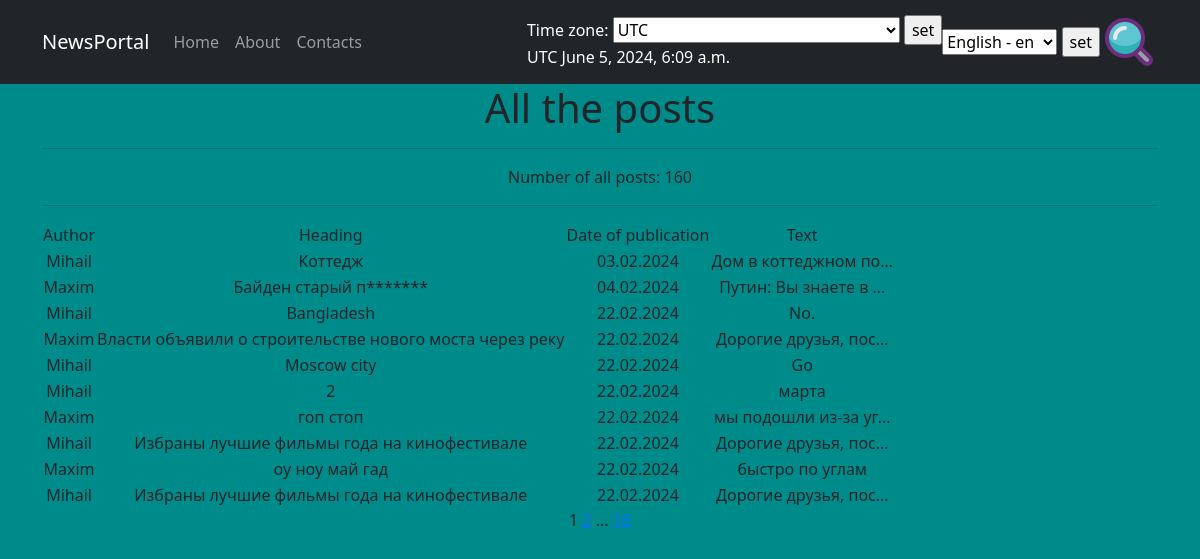
/posts/, run on an earlier commit of the app's database.
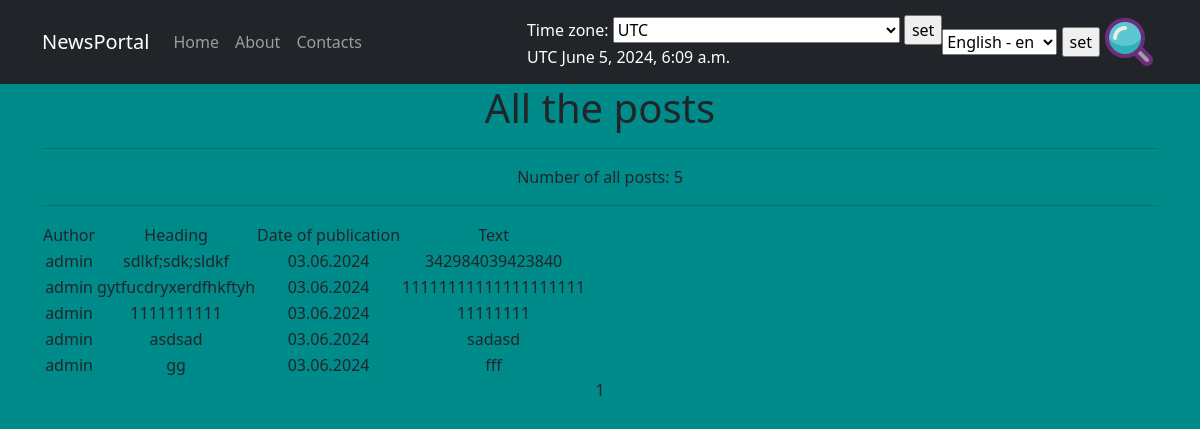
And on a later commit of the database.
### news/models.py (models this page shows, shortened)
class Post(models.Model):
    article = 'AR'
    news = 'NW'
    CHOICES = [
        (article, 'Статья'),
        (news, 'Новость'),
    ]
    date_time = models.DateTimeField(auto_now_add=True)
    author = models.ForeignKey(Author, on_delete=models.CASCADE)
    post_type = models.CharField(choices=CHOICES, default=article, max_length=2)
    category = models.ManyToManyField(Category, through='PostCategory')
    title = models.CharField(max_length=120)
    text = models.TextField()
    rating = models.IntegerField(default=0)

class Author(models.Model):
    user = models.OneToOneField(User, on_delete=models.CASCADE)
    rating = models.IntegerField(default=0)
    def __str__(self):
        return self.user.username

### news/views.py (the view)
# urls.py: path('', cache_page(60)(views.PostListView.as_view()), name='posts_list'),
class PostListView(ViewTimeZone, ListView):
    model = Post
    ordering = 'date_time'
    template_name = 'news.html'
    context_object_name = 'posts'
    paginate_by = 10

### news/templatetags/custom_filters.py (called while the page is built)
@register.filter()
def censor(text):
    if text != None:
        words = text.split(' ')
        list_text = []
        for word in words:
            if word.lower() in BLOCKED_WORDS:
                postfix = word[:1] + '*' * (len(word) - 1)
                list_text.append(postfix)
            else:
                list_text.append(word)
        return ' '.join(list_text)

### news/templatetags/custom_tags.py (called while the page is built)
@register.simple_tag(takes_context=True)
def url_replace(context, **kwargs):
    current_param = context['request'].GET.copy()
    for k, v in kwargs.items():
        current_param[k] = v
    return current_param.urlencode()

### news/views.py (called while the page is built)
    def get_context_data(self, **kwargs):
        context = super().get_context_data(**kwargs)
        context['model'] = self.model.objects.all()
        context['current_time'] = timezone.localtime(timezone.now())
        context['timezones'] = pytz.common_timezones
        return context

### templates/news.html (shortened to what this page needs)
{% extends 'default.html' %}
{% load custom_filters %}
{% load custom_tags %}
{% load i18n %}
{% block content %}
    <h1>{% trans 'All the posts' %}</h1>
    <hr>
    <p>{% trans 'Number of all posts' %}: {{ paginator.count }}</p>
    <hr>
    {% if posts %}
        <table>
            <tr>
                <td>{% trans 'Author' %}</td>
                <td>{% trans 'Heading' %}</td>
                <td>{% trans 'Date of publication' %}</td>
                <td>{% trans 'Text' %}</td>
            </tr>
            {% for post in posts %}
                <tr>
                    <td>{{ post.author }}</td>
                    <td>{{ post.title|censor }}</td>
                    <td>{{ post.date_time|date:"d.m.Y" }}</td>
                    <td>{{ post.text|truncatechars:20|censor }}</td>
                <td>
                    </td>
            </tr>
        {% endfor %}
        </table>
    {% else %}
        <h2>{% trans 'There are no posts' %}</h2>
    {% endif %}
    {{ page_obj.number }}
    {% if page_obj.has_next %}
        <a href="?{% url_replace page=page_obj.next_page_number %}">{{ page_obj.next_page_number }}</a>
        {% if paginator.num_pages != page_obj.next_page_number %}
            ...
            <a href="?{% url_replace page=page_obj.paginator.num_pages %}">{{ page_obj.paginator.num_pages }}</a>
        {% endif %}
    {% endif %}
{% endblock content %}

### templates/default.html (shortened to what this page needs)
{% load static %}
{% load i18n %}
{% load tz %}
<!DOCTYPE html>
<html lang="en">
    <head>
        <link rel="stylesheet" href='{% static "css/styles.css" %}' />
    </head>
    <body>
    <nav class="navbar navbar-expand-lg navbar-dark bg-dark static-top">
   <div class="container">
       <a class="navbar-brand" href="http://127.0.0.1:8000/posts">{% trans 'NewsPortal' %}</a>
       <div class="collapse navbar-collapse" id="navbarResponsive">
           <ul class="navbar-nav ml-auto">
               <li class="nav-item active">
                   <a class="nav-link" href="#">{% trans 'Home' %}
                   </a>
               </li>
               <li class="nav-item">
                   <a class="nav-link" href="/about/">{% trans 'About' %}</a>
               </li>
               <li class="nav-item">
                   <a class="nav-link" href="/contacts/">{% trans 'Contacts' %}</a>
               </li>
           </ul>
       </div>
       <div>
           {% get_current_timezone as TIME_ZONE %}
           <form action="" method="POST">
               <label for="timezone" style="color: white">Time zone:</label>
               <select name="timezone">
                    {% for tz in timezones %}
                        <option value="{{ tz }}"{% if tz == TIME_ZONE %} selected {% endif %}>{{ tz }}</option>
                    {% endfor %}
               </select>
                <input type="submit" value="set">
           </form>
           <div style="color: white">
                {{ TIME_ZONE }}
                {{ current_time|timezone:TIME_ZONE }}
           </div>
       </div>
       <div>
           <form action="{% url 'set_language' %}" method="POST">
                <select name="language" id="">
                    {% get_available_languages as LANGUAGES %}
                    {% get_language_info_list for LANGUAGES as languages %}
                    {% for language in languages %}
                        <option value="{{ language.code }}" {% if language.code == LANGUAGE_CODE %} selected {% endif %}>
                        {{ language.name_local }} - {{ language.code }}
                        </option>
                    {% endfor %}
                </select>
               <input type="submit" value="set">
           </form>
       </div>
       <div style="padding: 10px 5px;">
               <a href="http://127.0.0.1:8000/posts/search"><img src="{% static 'assets/search.ico' %}"></a>
       </div>
   </div>
    </nav>
        <div class="container">
            <div class="row">
                <div class="col-lg-12 text-center">
                    {% block content %}{% endblock content %}
                </div>
            </div>
        </div>
    </body>
</html>

What changed in the data, as far as the page shows it:
removed Post: author "Mihail", title|censor "Коттедж", date_time "03.02.2024", text|censor "Дом в коттеджном по…"
removed Post: author "Maxim", title|censor "Байден старый п*******", date_time "04.02.2024", text|censor "Путин: Вы знаете в …"
removed Post: author "Mihail", title|censor "Bangladesh", date_time "22.02.2024", text|censor "No."
removed Post: author "Maxim", title|censor "Власти объявили о строительстве нового моста через реку", date_time "22.02.2024", text|censor "Дорогие друзья, пос…"
removed Post: author "Mihail", title|censor "Moscow city", date_time "22.02.2024", text|censor "Go"
removed Post: author "Mihail", title|censor "2", date_time "22.02.2024", text|censor "марта"
removed Post: author "Maxim", title|censor "гоп стоп", date_time "22.02.2024", text|censor "мы подошли из-за уг…"
removed Post: author "Mihail", title|censor "Избраны лучшие фильмы года на кинофестивале", date_time "22.02.2024", text|censor "Дорогие друзья, пос…"
removed Post: author "Maxim", title|censor "оу ноу май гад", date_time "22.02.2024", text|censor "быстро по углам"
removed Post: author "Mihail", title|censor "Избраны лучшие фильмы года на кинофестивале", date_time "22.02.2024", text|censor "Дорогие друзья, пос…"
added Post: author "admin", title|censor "sdlkf;sdk;sldkf", date_time "03.06.2024", text|censor "342984039423840"
added Post: author "admin", title|censor "gytfucdryxerdfhkftyh", date_time "03.06.2024", text|censor "11111111111111111111"
added Post: author "admin", title|censor "1111111111", date_time "03.06.2024", text|censor "11111111"
added Post: author "admin", title|censor "asdsad", date_time "03.06.2024", text|censor "sadasd"
added Post: author "admin", title|censor "gg", date_time "03.06.2024", text|censor "fff"
Also different on the page:
{{ paginator.count }}: "160" → "5"
